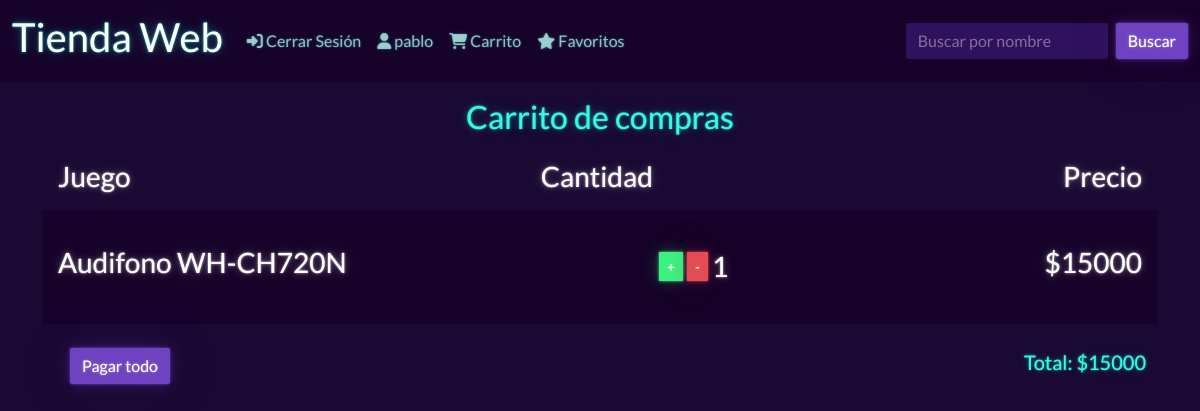
Screenshot of /carrito/ (signed in) with the database file from the repository.
### app/models.py (models this page shows, shortened)
class Detalle_boleta (models.Model):
    producto = models.ForeignKey(Producto, on_delete=models.CASCADE)
    boleta = models.ForeignKey(Boleta, on_delete=models.CASCADE)
    cantidad_productos = models.IntegerField(default=0)

class Producto(models.Model):
    nombre = models.CharField(max_length=50)
    precio = models.IntegerField()
    descripcion = models.TextField()
    fecha_creacion = models.DateTimeField()
    imagen1 = models.ImageField( upload_to='add_producto', null=True)
    imagen2 = models.ImageField( upload_to='add_producto', null=True)
    imagen3 = models.ImageField( upload_to='add_producto', null=True)
    imagen4 = models.ImageField( upload_to='add_producto', null=True)
    imagen5 = models.ImageField( upload_to='add_producto', null=True)
    marca = models.ForeignKey(Marca ,on_delete=models.CASCADE)
    categoria = models.ForeignKey(Categoria , on_delete= models.CASCADE)

class Boleta (models.Model):
    ESTADOS_BOLETA = [
            ('pendiente', 'Pendiente'),
            ('enviado', 'Enviado'),
            ('entregado', 'Entregado'),
            ('cancelado', 'Cancelado')
        ]
    id = models.UUIDField(primary_key=True, default=uuid.uuid4, editable=False)
    fechaVenta = models.DateTimeField(auto_now_add=True)
    cliente = models.ForeignKey(User,on_delete=models.CASCADE)
    completada = models.BooleanField(default=False)
    estado = models.CharField(max_length=20, choices=ESTADOS_BOLETA, default='pendiente')
    @property
    def get_total(self):
        detalle = self.detalle_boleta_set.all()
        total = sum([item.producto.precio * item.cantidad_productos for item in detalle])
        return total
    @property
    def get_item(self):
        detalle = self.detalle_boleta_set.all()
        total = sum([item.cantidad_productos for item in detalle])
        return total

### app/views.py (the view)
# urls.py: path('carrito/', carrito , name="carrito"),
def carrito(request):
    order, created = Boleta.objects.get_or_create(cliente=request.user, completada=False)
    items = order.detalle_boleta_set.all()
    items_carrito = order.get_item
    data = {
        'order': order,
        'items': items,
        'items_carrito': items_carrito,
    }
    return render(request, 'app/carrito.html', data)

### app/templates/app/carrito.html (shortened to what this page needs)
{% extends "app/base.html" %}
{% load static %}
{% block contenido %}
<main class="container pt-3">
    <h2 class="text-center">Carrito de compras</h2>
{% if items %}
    <div class="row justify-content-center pt-3 ">
        <div class="justify-content-between text-white d-flex">
            <h3 class="ms-3"> Juego</h3>
            <h3> Cantidad </h3>
            <h3 class="me-3"> Precio</h3>
        </div>
    {% for detalle in items %}
        <div class="col-sm-12 col-sm-8 pt-2">
            <div class="p-3 text-white d-flex justify-content-between bg-dark rounded align-items-center ">
                <h3> {{ detalle.producto.nombre }}</h3>
                <div class="d-flex align-items-center quantity-controls m-3">
                    <form method="post" action="{% url 'agregar_al_carrito' detalle.producto.id %}">
                        <button type="submit" class="btn btn-success btn-sm me-1">+</button>
                    </form>
                    <form method="post" action="{% url 'quitar_del_carrito' detalle.producto.id %}">
                        <button type="submit" class="btn btn-danger btn-sm me-1">-</button>
                    </form>
                    <h3 class="me-1 mt-2"> {{ detalle.cantidad_productos }}</h3>
                </div>
                <div >
                    <h3>${{ detalle.producto.precio }}</h3>
                </div>
            </div>
        </div>
     {% endfor %}
    </div>
    <div class="container pt-2">
        <div class="d-flex justify-content-between align-items-center">
            <a class="btn btn-primary m-3" href="#" role="button">Pagar todo</a>
            <h5>Total: ${{ order.get_total }}</h5>
        </div>
    </div>
{% else %}
    <div class="p-3 text-white justify-content-center bg-dark rounded align-items-center">
        <h1>Tu carrito está vacío.</h1>
        <a href="{% url 'index' %}">Volver a la tienda</a>
    <div>
{% endif %}
</main>
{% endblock%}

### app/templates/app/base.html (shortened to what this page needs)
<!DOCTYPE html>
<html lang="es">
<head>
    {% load static %}
    <link rel="stylesheet" href="{% static 'app/css/bootstrap.min.css' %}">
    <link rel="stylesheet" href="https://cdnjs.cloudflare.com/ajax/libs/font-awesome/6.5.2/css/all.min.css" />
</head>
<body>
    <section class="vh-150 gradient-custom bg-dark">
        <nav class="navbar navbar-expand-sm bg-blue navbar-dark">
            <div class="container-fluid">
                <a class="navbar-brand" href="{% url 'index'%}">
                    <h1>Tienda Web</h1>
                </a>
                <div class="collapse navbar-collapse" id="collapsibleNavbar">
                    <ul class="navbar-nav">
                        <li class="nav-item">
                            <a class="nav-link" href="#">
                                <i class="fa-solid fa-right-to-bracket"></i>
                                Cerrar Sesión
                            </a>
                        </li>
                        <li class="nav-item">
                            <a class="nav-link" href="#}"> <i class="fa-solid fa-user"></i> {{ user.username}}</a>
                        </li>
                        <li class="nav-item">
                            <a class="nav-link" href="{% url 'carrito' %}"> <i class="fa-solid fa-cart-shopping"></i>
                                Carrito</a>
                        </li>
                        <li class="nav-item">
                            <a class="nav-link" href="#"> <i class="fa-solid fa-star"></i> Favoritos</a>
                        </li>
                    </ul>
                </div>
                <div class="nav-item">
                    <form class="d-flex" action="{% url 'filtro' %}" method="GET">
                        <input class="form-control me-2" type="text" name="q" placeholder="Buscar por nombre">
                        <button class="btn btn-primary" type="submit">Buscar</button>
                    </form>
                </div>
            </div>
        </nav>
    </section>
    {% block contenido %}
    {%  endblock %}
</body>
</html>

### rows the page displays
Detalle_boleta: producto.nombre "Audifono WH-CH720N", cantidad_productos "1", producto.precio "15000"
Boleta: get_total "15000"

### other values shown
{{ user.username }} "pablo"
